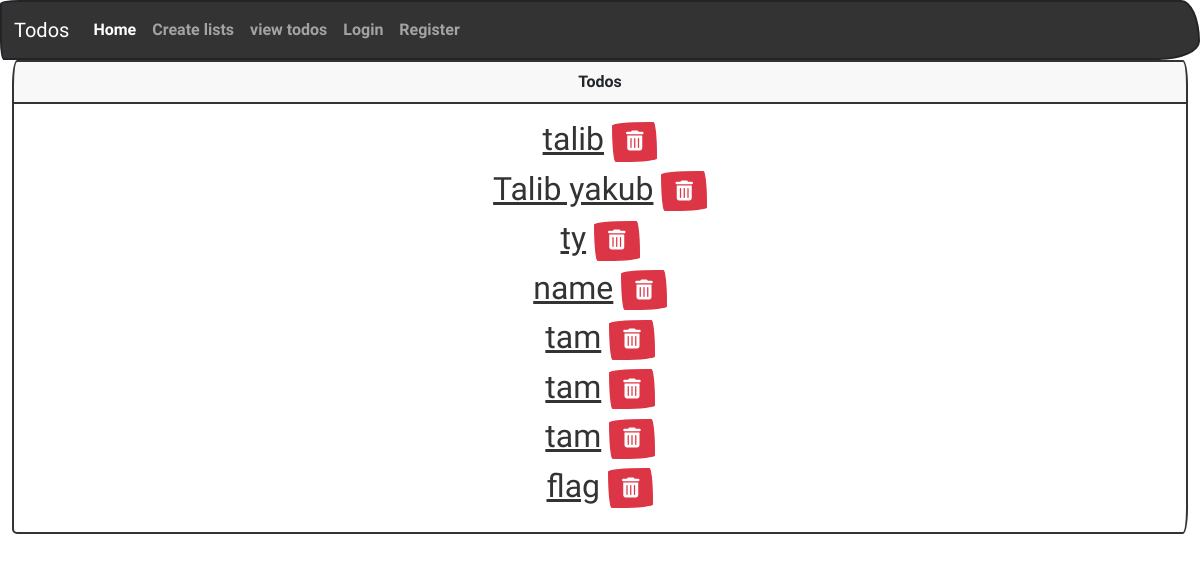
The page /view/ (signed in) on the database as committed earlier.
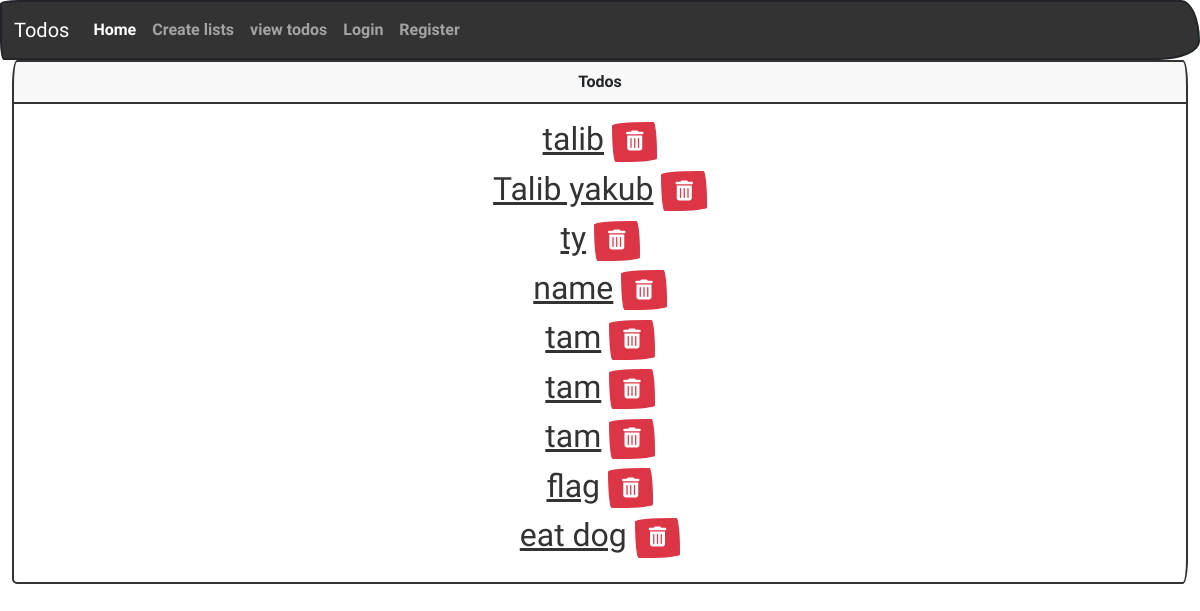
The same page on the database as committed later.
### main/models.py (models this page shows, shortened)
class todo(models.Model):
    user = models.ForeignKey(User,on_delete=models.CASCADE,related_name="Todo",null=True)
    name = models.CharField(max_length=200)

### main/views.py (the view)
# urls.py: path("view/",views.view,name="view"),
def view(response):
    return render(response,"main/view.html",{'Todo':todo.objects.all()})

### main/templates/main/view.html (shortened to what this page needs)
{%extends "main/Menu.html"%}
{%block body%}
<div class="card border-primary mb-3" >
<div class="card-header text-center">Todos</div>
<div class="card-body text-center">
    {% if user.is_authenticated %}
    {% for td in user.Todo.all%}
     <h2><a href="/{{td.id}}">{{td.name}}</a>
        <button type="button" class="btn btn-danger" data-bs-toggle="modal" data-bs-target="#delete{{td.id}}">
            <i class="fa-solid fa-trash-can fa-lg"></i>
          </button>
    </h2>
    {% endfor %}
    {% else%}
    <div class="alert alert-dismissible alert-danger">
        <button type="button" class="btn-close" data-bs-dismiss="alert"></button>
        <strong>Plz login or register to continue</strong> <a href="{%url 'login' %}" class="alert-link">Login</a>
      </div>
   {% endif %}
</div>
{%endblock%}

### main/templates/main/Menu.html (shortened to what this page needs)
{% load static%}
<!DOCTYPE html>
<html lang="en">
<head>
    <link href="/static/css/bootstrap.min.css"  rel="stylesheet">
    <link rel="stylesheet" href="https://cdnjs.cloudflare.com/ajax/libs/font-awesome/6.5.1/css/all.min.css" />
</head>
<body>
    <nav class="navbar navbar-expand-lg bg-primary" data-bs-theme="dark">
        <div class="container-fluid">
          <a class="navbar-brand" href="#">Todos</a>
          <div class="collapse navbar-collapse" id="navbarColor01">
            <ul class="navbar-nav me-auto text-center">
              <li class="nav-item">
                <a class="nav-link active" href="{%url 'home'%}">Home
                </a>
              </li>
              <li class="nav-item">
                <a class="nav-link" href="{%url 'create'%}">Create lists</a>
              </li>
              <li class="nav-item">
                <a class="nav-link" href="{%url 'view'%}">view todos</a>
              </li>
              <li class="nav-item">
                <a class="nav-link" href="{%url 'login'%}">Login</a>
              </li>
              <li class="nav-item">
                <a class="nav-link" href="{%url 'new'%}">Register</a>
              </li>
            </ul>
          </div>
        </div>
      </nav>
      <div class="container-fluid">
      {% block body %}
       {%  endblock %}
</body>
</html>

Rows that differ between the two databases and show on the page:
added todo: name "eat dog"
